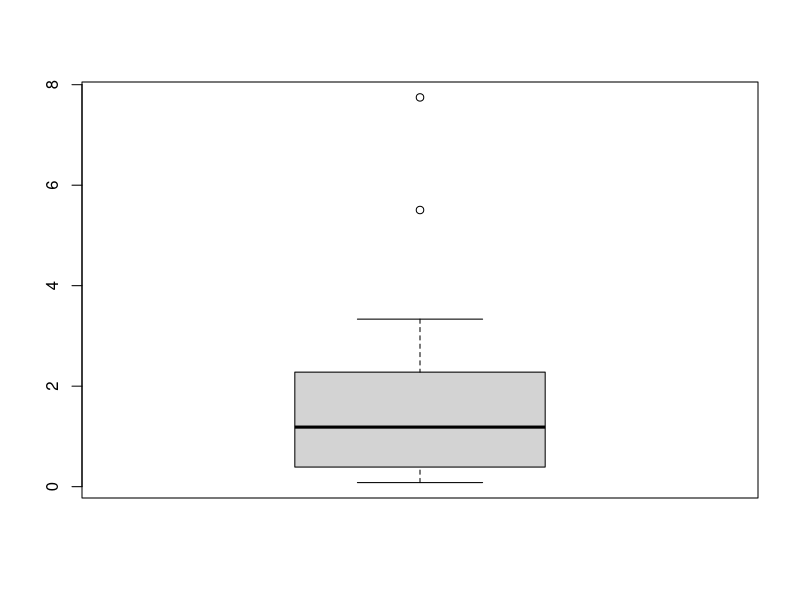
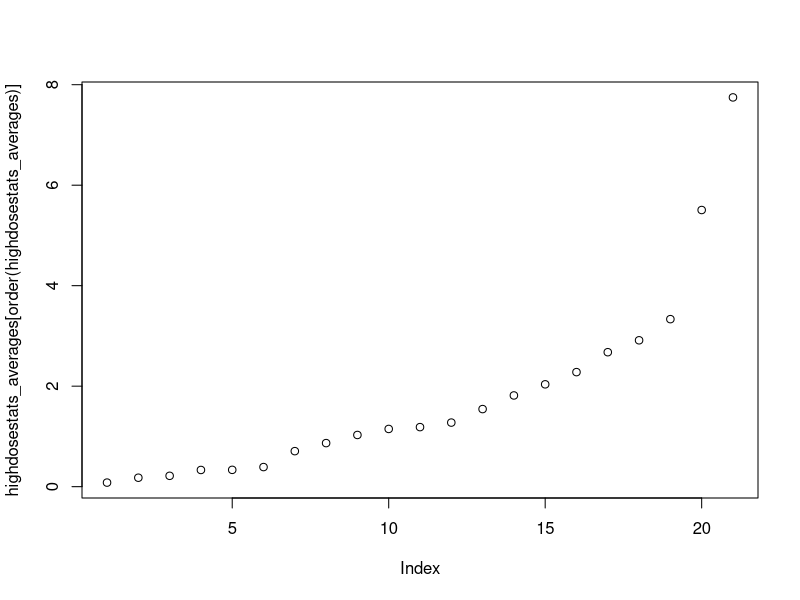
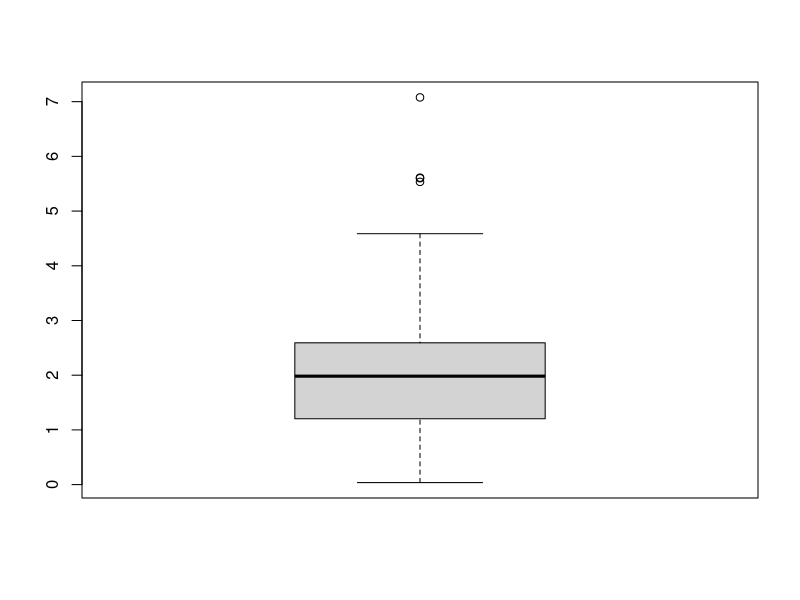
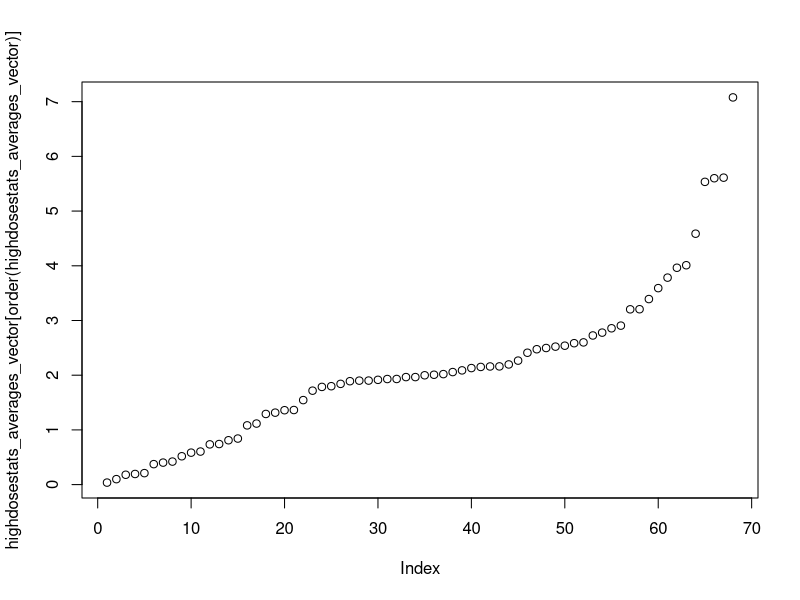

The R source for these figures, in order:
highdosestats_averages = c(2.0367871666666666, 1.1488374333333333, 1.2754909533333334, 1.0288974, 0.86712553, 1.5442833, 1.18520177, 2.2798031, 1.8154843333333333, 2.9130713333333333, 7.747076333333333, 3.334103666666666, 2.6761605, 5.505960333333333, 0.33233783333333333, 0.3901039, 0.2159483166666667, 0.7069104666666667, 0.33481224333333337, 0.17823951333333332, 0.08112432666666668)
summary(highdosestats_averages)
boxplot(highdosestats_averages)
boxplot.stats(highdosestats_averages)$stats
plot(highdosestats_averages[order(highdosestats_averages)])

highdosestats_averages_vector = c(2.4105183333333335, 2.5221899999999997, 3.204145, 1.7858366666666665, 2.497113333333333, 1.9154499999999999, 2.2665816666666667, 2.019863333333334, 1.717183333333333, 1.90058, 1.9654866666666664, 1.082695, 5.611025000000001, 0.37429666666666667, 1.3154283333333334, 2.088205, 2.0082849999999994, 1.9985, 2.1509433333333328, 1.3634783333333333, 1.8902166666666667, 1.798775, 2.1967316666666665, 0.19434666666666667, 1.9300733333333333, 1.96554, 1.5447316666666666, 1.9015466666666667, 1.3599683333333334, 1.8414983333333332, 2.1302100000000004, 2.16091, 0.40224, 0.20993666666666666, 0.18006, 2.0572399999999997, 2.8576166666666665, 3.964116666666667, 3.783556666666667, 0.036845, 1.9309399999999999, 4.01007, 2.5996066666666664, 0.7417933333333333, 0.8419466666666665, 0.42099666666666663, 0.7355133333333334, 7.077916666666667, 5.53422, 4.58668, 3.3916633333333337, 2.9060799999999998, 2.5393000000000003, 1.2915466666666668, 0.8108433333333332, 3.205933333333333, 2.474616666666667, 2.7783633333333335, 3.591646666666667, 2.1595366666666664, 2.72618, 2.58492, 1.1159433333333333, 0.09986666666666666, 0.5180866666666667, 0.5842833333333334, 0.6041766666666666, 5.600490000000001)
summary(highdosestats_averages_vector)
boxplot(highdosestats_averages_vector)
boxplot.stats(highdosestats_averages_vector)$stats
plot(highdosestats_averages_vector[order(highdosestats_averages_vector)])

#both seem linear until 4, then higher values.